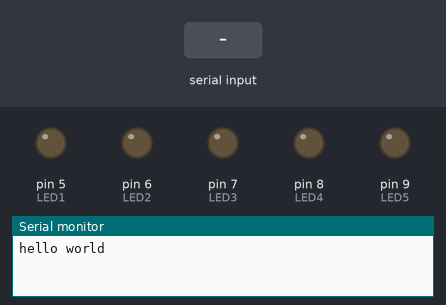
The sketch below on a simulated Arduino Uno, built with avr-gcc and run on an emulated ATmega328P. On the bench: output pins drawn as LEDs (lit = HIGH), the last lines printed to the serial monitor. The test bench sets the inputs (shaded band).

Above: at 1.2 s.
1.3 s: "90,45," received over Serial
At 1.8 s:
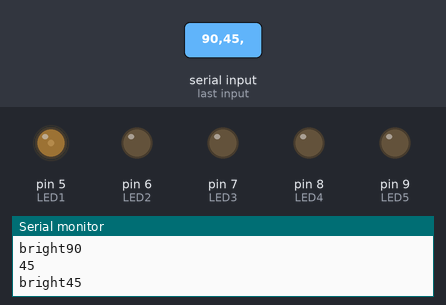
2.8 s: "30,150," received over Serial
At 4.0 s:
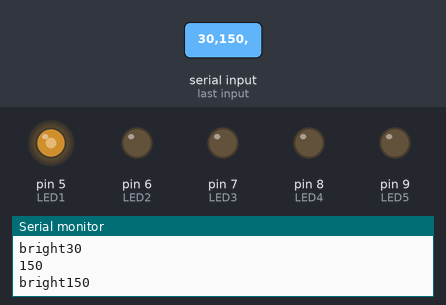
4.3 s: "200," received over Serial
At 5.6 s:
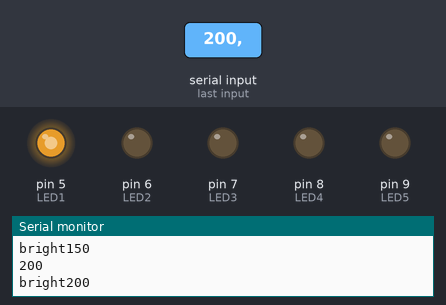
Timing chart, 0 to 7.3 s (numbered marks = the images above; inputs shaded):
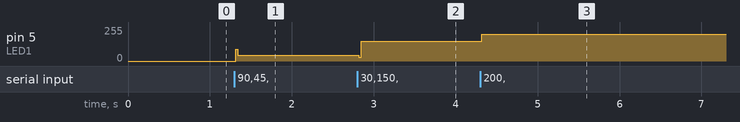

Measured:
- after the input at 1.3 s, pin 5 (LED1): 0/255 → 45/255 at once
- after the input at 2.8 s, pin 5 (LED1): 45/255 → 150/255 at once
- after the input at 4.3 s, pin 5 (LED1): 150/255 → 200/255 at once

The sketch:

ReadSerialBrighness.ino
```cpp
int LED1 = 5;
int LED2 = 6;
int LED3 = 7;
int LED4 = 8;
int LED5 = 9;

int x;
char p, *l;
int ledup;
char myword[10];


void setup(){
  Serial.begin(9600);
  Serial.println("hello world");
  reset();
  ledup = LED1;
}

void loop(){
  if(Serial.available()>0){
    myword[1]='\0';
     Serial.readBytesUntil(',',myword,10);
     Serial.println(myword);
     //int bright = myword;
    int bright = atoi(&myword[0]);
    Serial.print("bright");
    Serial.println(bright);
    Serial.flush();
    analogWrite(LED1,bright);
     /*
     if(ledup>LED5){
        ledup=LED1;
      }
     if(p=='S'){
       ledup=LED5;
     }else{
       if(p=='1'){
         analogWrite(ledup,255);
       }else{
         analogWrite(ledup,0);
       }
     }
     ledup++;
     */
     delay(10);
  }

}

void reset(){
  analogWrite(LED1, 0);
  analogWrite(LED2, 0);
  analogWrite(LED3, 0);
  analogWrite(LED4, 0);
  analogWrite(LED5, 0);
}
```
